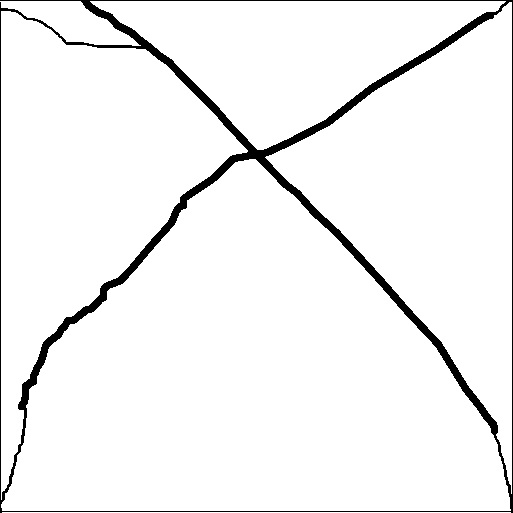
#> input picture default_img.jpg, 513 x 513 px
$ python xkcd_stitch_images.py
#> lines starting #> are read from the running program, lines starting #| are printed output that depends on the picture
from PIL import Image
import os

image_dir = "pulled_images/"

# these were taken from xkcd_map's output

x_limits = {
    "left": 928,
    "right": 1074
}

y_limits = {
    "top": 1112,
    "bottom": 1068
}

image_size = 513

# the stitched file (presumably due to size) struggles to be displayed in images viewers/editors
# scale each image to this size instead
reduced_size = 400


def file_name(x, y):
    successful_file_name = image_dir + str(y) + "_" + str(x) + ".png"
    default_file_name = "default_img.jpg"
    if os.path.isfile(successful_file_name):
        return successful_file_name
    else:
        return default_file_name

for y in range(y_limits["bottom"], y_limits["top"] + 1):
    row_width = x_limits["right"] - x_limits["left"]
    new_image = Image.new("L", (reduced_size * row_width, reduced_size))
#> new_image: PIL image 58400x400 L; every value is 0
    for x in range(x_limits["left"], x_limits["right"]):
        im = Image.open(file_name(x, y))
#> im is the input picture: PIL image 513x513 RGB; min 0, max 255, mean 243.1
        im = im.resize((reduced_size, reduced_size))
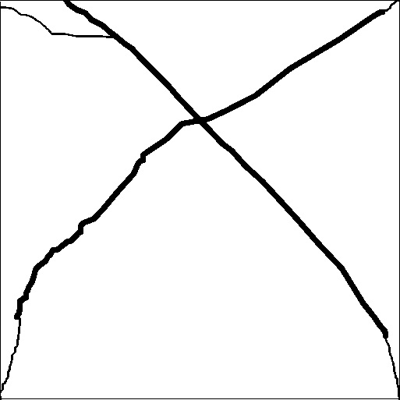
#> im: PIL image 400x400 RGB; min 0, max 255, mean 243.1
        x_position = (x - x_limits["left"])
        new_image.paste(im, (x_position * reduced_size, 0))
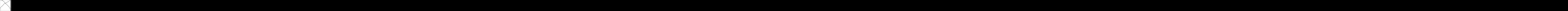
#> new_image: PIL image 58400x400 L (shown at 1/38 size); min 0, max 255, mean 1.7
        im.close()
    new_image.save("stitched_rows/" + str(y) + "_row.png")
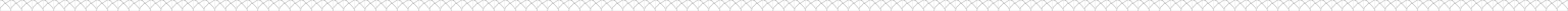
#> saved as 1068_row.png: PIL image 58400x400 L (shown at 1/38 size); min 0, max 255, mean 243.1
#> (the run stopped early here; a loop or call above may not have finished)
